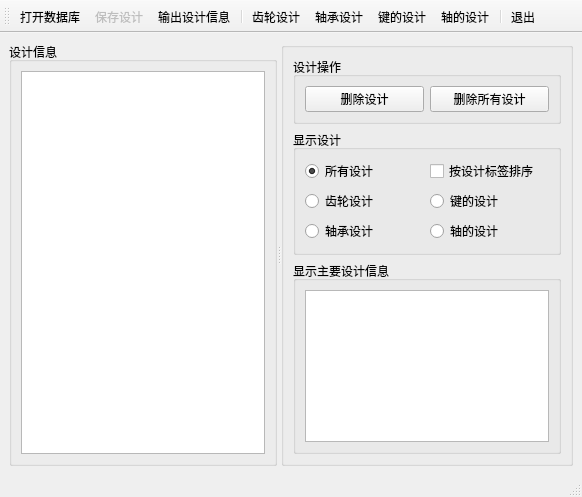
<?xml version="1.0" encoding="UTF-8"?>
<ui version="4.0">
 <class>MechanicalDesign</class>
 <widget class="QMainWindow" name="MechanicalDesign">
  <property name="geometry">
   <rect>
    <x>0</x>
    <y>0</y>
    <width>582</width>
    <height>497</height>
   </rect>
  </property>
  <property name="windowTitle">
   <string>主界面UI</string>
  </property>
  <property name="windowIcon">
   <iconset resource="res.qrc">
    <normaloff>:/images/images/favicon.ico</normaloff>:/images/images/favicon.ico</iconset>
  </property>
  <widget class="QWidget" name="centralwidget">
   <layout class="QVBoxLayout" name="verticalLayout_4">
    <item>
     <widget class="QSplitter" name="splitter">
      <property name="orientation">
       <enum>Qt::Orientation::Horizontal</enum>
      </property>
      <widget class="QGroupBox" name="groupBox">
       <property name="title">
        <string>设计信息</string>
       </property>
       <layout class="QHBoxLayout" name="horizontalLayout">
        <item>
         <widget class="QTableView" name="tableView">
          <property name="font">
           <font>
            <bold>false</bold>
           </font>
          </property>
         </widget>
        </item>
       </layout>
      </widget>
      <widget class="QGroupBox" name="groupBox_2">
       <property name="title">
        <string/>
       </property>
       <layout class="QVBoxLayout" name="verticalLayout_3">
        <item>
         <widget class="QGroupBox" name="groupBox_5">
          <property name="title">
           <string>设计操作</string>
          </property>
          <layout class="QGridLayout" name="gridLayout_2">
           <item row="0" column="0">
            <widget class="QPushButton" name="btnDelete">
             <property name="text">
              <string>删除设计</string>
             </property>
            </widget>
           </item>
           <item row="0" column="1">
            <widget class="QPushButton" name="btnDeleteAll">
             <property name="text">
              <string>删除所有设计</string>
             </property>
            </widget>
           </item>
          </layout>
         </widget>
        </item>
        <item>
         <widget class="QGroupBox" name="groupBox_4">
          <property name="title">
           <string>显示设计</string>
          </property>
          <property name="checkable">
           <bool>false</bool>
          </property>
          <layout class="QGridLayout" name="gridLayout">
           <item row="1" column="1">
            <widget class="QRadioButton" name="radioKey">
             <property name="text">
              <string>键的设计</string>
             </property>
            </widget>
           </item>
           <item row="1" column="0">
            <widget class="QRadioButton" name="radioGear">
             <property name="text">
              <string>齿轮设计</string>
             </property>
            </widget>
           </item>
           <item row="2" column="0">
            <widget class="QRadioButton" name="radioBearing">
             <property name="text">
              <string>轴承设计</string>
             </property>
            </widget>
           </item>
           <item row="2" column="1">
            <widget class="QRadioButton" name="radioAxle">
             <property name="text">
              <string>轴的设计</string>
             </property>
            </widget>
           </item>
           <item row="0" column="0">
            <widget class="QRadioButton" name="radioAll">
             <property name="text">
              <string>所有设计</string>
             </property>
             <property name="checked">
              <bool>true</bool>
             </property>
            </widget>
           </item>
           <item row="0" column="1">
            <widget class="QCheckBox" name="chkSort">
             <property name="text">
              <string>按设计标签排序</string>
             </property>
            </widget>
           </item>
          </layout>
         </widget>
        </item>
        <item>
         <widget class="QGroupBox" name="groupBox_3">
          <property name="title">
           <string>显示主要设计信息</string>
          </property>
          <layout class="QVBoxLayout" name="verticalLayout_2">
           <item>
            <widget class="QPlainTextEdit" name="textEdit">
             <property name="readOnly">
              <bool>true</bool>
             </property>
            </widget>
           </item>
          </layout>
         </widget>
        </item>
       </layout>
      </widget>
     </widget>
    </item>
   </layout>
  </widget>
  <widget class="QStatusBar" name="statusbar"/>
  <widget class="QToolBar" name="toolBar">
   <property name="windowTitle">
    <string>toolBar</string>
   </property>
   <property name="toolButtonStyle">
    <enum>Qt::ToolButtonStyle::ToolButtonTextUnderIcon</enum>
   </property>
   <attribute name="toolBarArea">
    <enum>TopToolBarArea</enum>
   </attribute>
   <attribute name="toolBarBreak">
    <bool>false</bool>
   </attribute>
   <addaction name="actOpenDB"/>
   <addaction name="actSave"/>
   <addaction name="actOutput"/>
   <addaction name="separator"/>
   <addaction name="actGear"/>
   <addaction name="actBearing"/>
   <addaction name="actKey"/>
   <addaction name="actAxle"/>
   <addaction name="separator"/>
   <addaction name="actExit"/>
  </widget>
  <action name="actOpenDB">
   <property name="icon">
    <iconset resource="res.qrc">
     <normaloff>:/images/images/open3.bmp</normaloff>:/images/images/open3.bmp</iconset>
   </property>
   <property name="text">
    <string>打开数据库</string>
   </property>
   <property name="toolTip">
    <string>开始数据库</string>
   </property>
   <property name="menuRole">
    <enum>QAction::MenuRole::NoRole</enum>
   </property>
  </action>
  <action name="actSave">
   <property name="enabled">
    <bool>false</bool>
   </property>
   <property name="icon">
    <iconset resource="res.qrc">
     <normaloff>:/images/images/save1.bmp</normaloff>:/images/images/save1.bmp</iconset>
   </property>
   <property name="text">
    <string>保存设计</string>
   </property>
   <property name="toolTip">
    <string>保存设计到数据库</string>
   </property>
   <property name="menuRole">
    <enum>QAction::MenuRole::NoRole</enum>
   </property>
  </action>
  <action name="actOutput">
   <property name="enabled">
    <bool>true</bool>
   </property>
   <property name="icon">
    <iconset resource="res.qrc">
     <normaloff>:/images/images/delfold1.bmp</normaloff>:/images/images/delfold1.bmp</iconset>
   </property>
   <property name="text">
    <string>输出设计信息</string>
   </property>
   <property name="toolTip">
    <string>输出设计信息到文件</string>
   </property>
   <property name="menuRole">
    <enum>QAction::MenuRole::NoRole</enum>
   </property>
  </action>
  <action name="actGear">
   <property name="icon">
    <iconset resource="res.qrc">
     <normaloff>:/images/images/gear.jpg</normaloff>:/images/images/gear.jpg</iconset>
   </property>
   <property name="text">
    <string>齿轮设计</string>
   </property>
   <property name="toolTip">
    <string>齿轮设计</string>
   </property>
   <property name="menuRole">
    <enum>QAction::MenuRole::NoRole</enum>
   </property>
  </action>
  <action name="actKey">
   <property name="icon">
    <iconset resource="res.qrc">
     <normaloff>:/images/images/key.jpg</normaloff>:/images/images/key.jpg</iconset>
   </property>
   <property name="text">
    <string>键的设计</string>
   </property>
   <property name="toolTip">
    <string>键的设计</string>
   </property>
   <property name="menuRole">
    <enum>QAction::MenuRole::NoRole</enum>
   </property>
  </action>
  <action name="actAxle">
   <property name="icon">
    <iconset resource="res.qrc">
     <normaloff>:/images/images/axle.jpg</normaloff>:/images/images/axle.jpg</iconset>
   </property>
   <property name="text">
    <string>轴的设计</string>
   </property>
   <property name="toolTip">
    <string>轴的设计</string>
   </property>
   <property name="menuRole">
    <enum>QAction::MenuRole::NoRole</enum>
   </property>
  </action>
  <action name="actBearing">
   <property name="icon">
    <iconset resource="res.qrc">
     <normaloff>:/images/images/bearing.jpg</normaloff>:/images/images/bearing.jpg</iconset>
   </property>
   <property name="text">
    <string>轴承设计</string>
   </property>
   <property name="toolTip">
    <string>轴承的设计</string>
   </property>
   <property name="menuRole">
    <enum>QAction::MenuRole::NoRole</enum>
   </property>
  </action>
  <action name="actExit">
   <property name="icon">
    <iconset resource="res.qrc">
     <normaloff>:/images/images/exit.bmp</normaloff>:/images/images/exit.bmp</iconset>
   </property>
   <property name="text">
    <string>退出</string>
   </property>
   <property name="toolTip">
    <string>退出设计</string>
   </property>
   <property name="menuRole">
    <enum>QAction::MenuRole::NoRole</enum>
   </property>
  </action>
 </widget>
 <resources>
  <include location="res.qrc"/>
 </resources>
 <connections>
  <connection>
   <sender>actExit</sender>
   <signal>triggered()</signal>
   <receiver>MechanicalDesign</receiver>
   <slot>close()</slot>
   <hints>
    <hint type="sourcelabel">
     <x>-1</x>
     <y>-1</y>
    </hint>
    <hint type="destinationlabel">
     <x>290</x>
     <y>248</y>
    </hint>
   </hints>
  </connection>
 </connections>
</ui>
